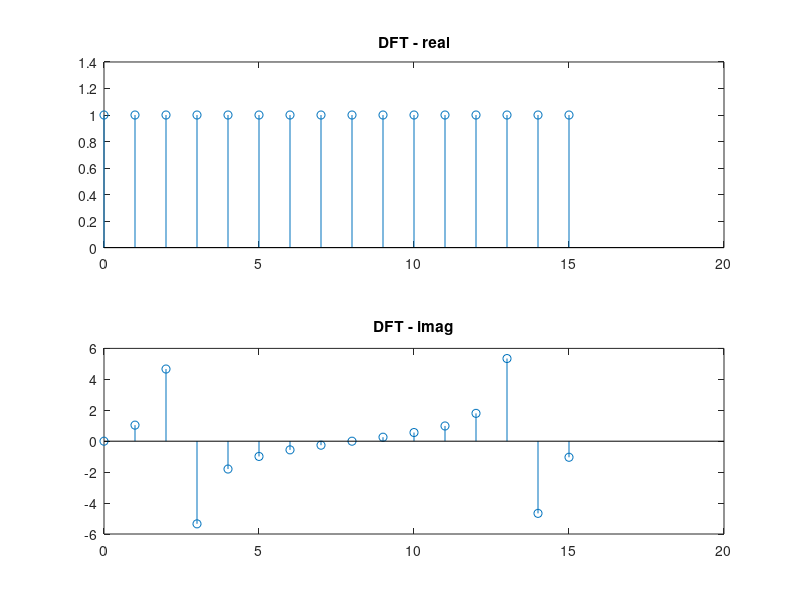

This figure's MATLAB source:
%Pratap Luitel
%Engs 92
%HW-2, Problem 6 (3.15 a, b and c )
%Reference: worked on code originally provided by Markus Testorf on 2011-09-16

N = 16;        % length of signal vector
n = 0:(N-1);    % vector index
Nc = 500;       % number of samples for continuous signal approximation


    nu = 2.5;     % out of bin sinusoid ; 
    
    f = cos(2*pi*nu * n/N);             % sampling the discrete vector elements
    fc = cos(2*pi*nu*(1:Nc)/Nc);
    F = fft(f);                         % computing the DFT
    
    
    %direct values from f and F vectors
    fprintf('Direct values from f and F vectors\n');
    fprintf('f[0]= %f\n',f(1));
    fprintf('F[0]= %f\n',F(1));
    
    
    %using area theorem
    fprintf('Area Theorem Verification\n');
    fprintf('f[0]= %f\n' ,  sum(F)/N);
    fprintf('F[0]= %f\n' ,  sum(f));
    
 
    fprintf('Parsevals Theorem Verification \n');
    fprintf('The sum of f[n]^2 where n = 0 to N-1 is: %f\n',norm(f,2)^2);
    fprintf('The sum of (F[n]^2)/N where n = 0 to N-1 is: %f\n',(norm(F,2)^2)/N);
    
    subplot(2,1,1), stem (n, real(F));
    title('DFT - real')
    subplot(2,1,2), stem (n, imag(F));
    title('DFT - imag')
